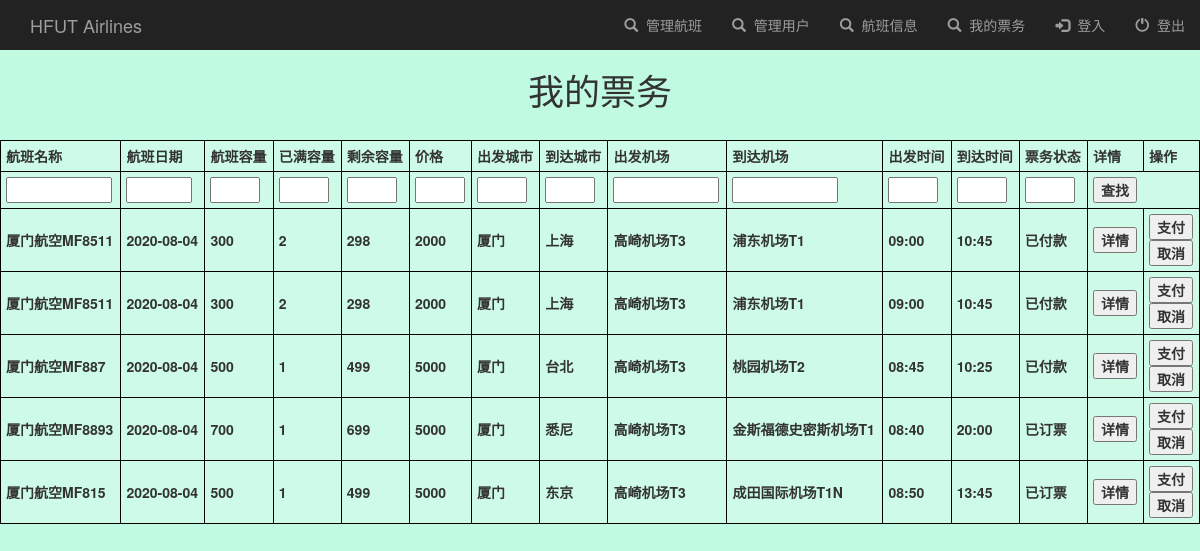
The page /myTicketInfo/ (signed in) on the database its author committed.
### TicketApp/models.py (models this page shows)
class TicketItem(models.Model):
    flight_name = models.TextField()
    flight_date = models.TextField()
    flight_capacity = models.IntegerField()
    flight_booked_seats = models.IntegerField()
    flight_remained_seats = models.IntegerField()
    flight_price = models.TextField()
    depart_city = models.TextField()
    arrive_city = models.TextField()
    depart_airport = models.TextField()
    arrive_airport = models.TextField()
    depart_time = models.TextField()
    arrive_time = models.TextField()

### TicketApp/views.py (the view)
# urls.py: path('myTicketInfo/', my_ticket_info, name='myTicketInfo'),
@login_required(login_url='login')
def my_ticket_info(request):
    all_ticket_items = TicketItem.objects.filter(Q(bookticketitem__book_status='已订票') |
                                                 Q(bookticketitem__book_status='已付款'),
                                                 bookticketitem__user_id=request.user.id).values(
                                                    'id', 'flight_name', 'flight_date', 'flight_capacity',
                                                    'flight_booked_seats', 'flight_remained_seats',
                                                    'flight_price', 'depart_city', 'arrive_city',
                                                    'depart_airport', 'arrive_airport', 'depart_time',
                                                    'arrive_time', 'bookticketitem__book_status')
    return render(request, 'MyTicketInfo.html', {'all_items': all_ticket_items})

### TicketApp/templates/MyTicketInfo.html (shortened to what this page needs)
<!DOCTYPE html>
{% include 'navbar.html' %}
<html lang="en">
<head>
</head>
<body>
<h1 align="center">我的票务</h1>
<table style="width:100%">
    <tr>
        <th>航班名称</th>
        <th>航班日期</th>
        <th>航班容量</th>
        <th>已满容量</th>
        <th>剩余容量</th>
        <th>价格</th>
        <th>出发城市</th>
        <th>到达城市</th>
        <th>出发机场</th>
        <th>到达机场</th>
        <th>出发时间</th>
        <th>到达时间</th>
        <th>票务状态</th>
        <th>详情</th>
        <th>操作</th>
    </tr>
    <tr>
    <form action="/searchMyTicket/" method="post">{% csrf_token %}
        <label>
            <th><input name="search_flight_name" size="10"></th>
            <th><input name="search_flight_date" size="5"></th>
            <th><input name="search_flight_capacity" size="3"></th>
            <th><input name="search_flight_booked_seats" size="3"></th>
            <th><input name="search_flight_remained_seats" size="3"></th>
            <th><input name="search_flight_price" size="3"></th>
            <th><input name="search_depart_city" size="3"></th>
            <th><input name="search_arrive_city" size="3"></th>
            <th><input name="search_depart_airport" size="10"></th>
            <th><input name="search_arrive_airport" size="10"></th>
            <th><input name="search_depart_time" size="3"></th>
            <th><input name="search_arrive_time" size="3"></th>
            <th><input name="search_book_status" size="3"></th>
            <th colspan="2"><input type="submit" value="查找"/></th>
        </label>
    </form>
    </tr>
    {% for myTicketInfo_item in all_items %}
    <tr>
        <th>{{ myTicketInfo_item.flight_name }}</th>
        <th>{{ myTicketInfo_item.flight_date }}</th>
        <th>{{ myTicketInfo_item.flight_capacity }}</th>
        <th>{{ myTicketInfo_item.flight_booked_seats }}</th>
        <th>{{ myTicketInfo_item.flight_remained_seats }}</th>
        <th>{{ myTicketInfo_item.flight_price }}</th>
        <th>{{ myTicketInfo_item.depart_city }}</th>
        <th>{{ myTicketInfo_item.arrive_city }}</th>
        <th>{{ myTicketInfo_item.depart_airport }}</th>
        <th>{{ myTicketInfo_item.arrive_airport }}</th>
        <th>{{ myTicketInfo_item.depart_time }}</th>
        <th>{{ myTicketInfo_item.arrive_time }}</th>
        <th id="book_status">{{ myTicketInfo_item.bookticketitem__book_status }}</th>
        <th><form action="/checkinTicket/{{myTicketInfo_item.id}}" method="post">{% csrf_token %}
            <input type="submit" value="详情">
        </form></th>
        <th>
        <form action="/prePayTicket/{{myTicketInfo_item.id}}" method="post">{% csrf_token %}
            <input type="submit" value="支付">
        </form>
        <form action="/preCancelTicket/{{myTicketInfo_item.id}}" method="post">{% csrf_token %}
            <input type="submit" value="取消">
        </form>
        </th>
    </tr>
    {% endfor %}
</table>
</body>
</html>

### TicketApp/templates/MyTicketInfo.html (style rules this page uses)
body { margin: 0; padding: 0; height: 100%; background: rgba(38, 241, 153, 0.29) !important; }
table { background-color: rgba(255,255,255,0.2); }
table, th, td { border: 1px solid black; border-collapse: collapse; }
th, td { padding: 5px; text-align: left; }

### rows shown on the page
TicketItem: flight_name "厦门航空MF8511", flight_date "2020-08-04", flight_capacity "300", flight_booked_seats "2", flight_remained_seats "298", flight_price "2000", depart_city "厦门", arrive_city "上海", depart_airport "高崎机场T3", arrive_airport "浦东机场T1", depart_time "09:00", arrive_time "10:45", bookticketitem__book_status "已付款"
TicketItem: flight_name "厦门航空MF887", flight_date "2020-08-04", flight_capacity "500", flight_booked_seats "1", flight_remained_seats "499", flight_price "5000", depart_city "厦门", arrive_city "台北", depart_airport "高崎机场T3", arrive_airport "桃园机场T2", depart_time "08:45", arrive_time "10:25", bookticketitem__book_status "已付款"
TicketItem: flight_name "厦门航空MF8893", flight_date "2020-08-04", flight_capacity "700", flight_booked_seats "1", flight_remained_seats "699", flight_price "5000", depart_city "厦门", arrive_city "悉尼", depart_airport "高崎机场T3", arrive_airport "金斯福德史密斯机场T1", depart_time "08:40", arrive_time "20:00", bookticketitem__book_status "已订票"
TicketItem: flight_name "厦门航空MF815", flight_date "2020-08-04", flight_capacity "500", flight_booked_seats "1", flight_remained_seats "499", flight_price "5000", depart_city "厦门", arrive_city "东京", depart_airport "高崎机场T3", arrive_airport "成田国际机场T1N", depart_time "08:50", arrive_time "13:45", bookticketitem__book_status "已订票"
